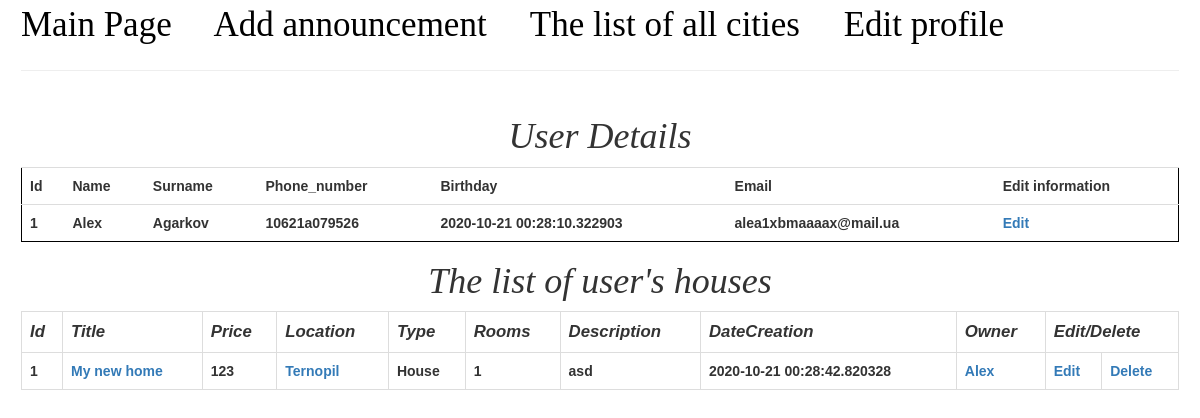
The page /user/1 on the database as committed earlier.
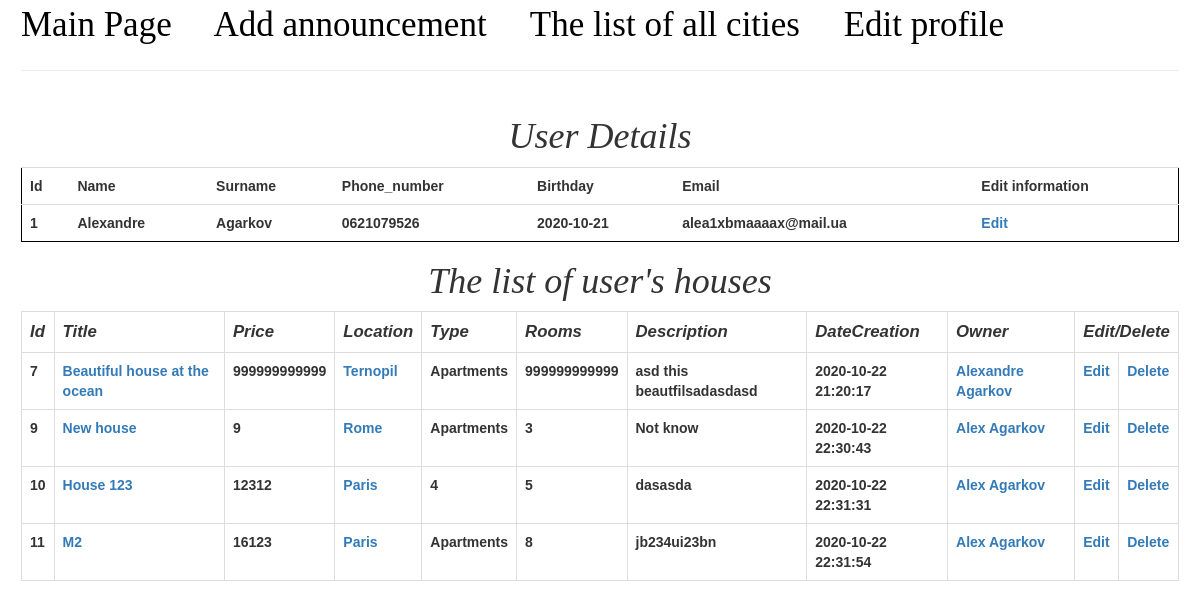
The same page on the database as committed later.
### models.py (models this page shows, shortened)
class Client(db.Model):
    __table_args__ = {'extend_existing': True}
    id = db.Column(db.INTEGER, primary_key=True)
    name = db.Column(db.String(50), nullable=False)
    surname = db.Column(db.String(50), nullable=False)
    phone_number = db.Column(db.String(5), nullable=False, unique=False)
    birthday = db.Column(db.String(11),nullable=False)
    email = db.Column(db.String, nullable=False, unique=False)
    password = db.Column(db.INTEGER, nullable=False)

class House(db.Model):
    __table_args__ = {'extend_existing': True}
    id = db.Column(db.INTEGER, primary_key=True)
    title = db.Column(db.String(50), nullable=False)
    location = db.Column(db.String(50), nullable=False)
    type = db.Column(db.String(50), nullable=False)
    rooms = db.Column(db.INTEGER, nullable=False)
    price = db.Column(db.INTEGER, nullable=False)
    description = db.Column(db.Text, nullable=False)
    author = db.Column(db.String, nullable=False)
    author_id = db.Column(db.INTEGER, nullable=False)
    dateCreation = db.Column(db.DateTime, nullable=False, default=sqlalchemy.sql.func.now() )

### app.py (the view)
@app.route('/user/<int:id>', methods=['GET'])
def infoUser(id):
    user = models.getUserByid(id)
    houses = models.getHouseByUser(id)
    return render_template('userDetails.html', user=user, houses=houses, user_id=current_user_id)

### models.py (called while the page is built)
def getUserByid(id):
    return Client.query.get(id)

def getHouseByUser(userId):
    return House.query.filter(House.author_id == userId).all()

### templates/userDetails.html (shortened to what this page needs)
{% extends 'base.html' %}
{% block body %}
    <h1>User Details</h1>
    <table class="table table-hover">
        <tr class="header">
            <th>Id</th>
            <th>Name</th>
            <th>Surname</th>
            <th>Phone_number</th>
            <th>Birthday</th>
            <th>Email</th>
            {% if user.id == user_id %}
                <th>Edit information</th>
            {% endif %}
        </tr>
        <tr>
            <th>{{ user.id }}</th>
            <th>{{ user.name }}</th>
            <th>{{ user.surname }}</th>
            <th>{{ user.phone_number }}</th>
            <th>{{ user.birthday }}</th>
            <th>{{ user.email }}</th>
            {% if user.id == user_id %}
                <th><a href="/user/edit/{{ user.id }}">Edit</a></th>
            {% endif %}
        </tr>
    </table>
    <h1>The list of user's houses</h1>
    {% include 'template_table_house.html' %}
{% endblock %}

### templates/base.html (shortened to what this page needs)
<!DOCTYPE html>
<html lang="en">
<head>
    <link rel="stylesheet" type="text/css" href="{{ url_for('static', filename='../static/css/main.css') }}">
    <link rel="stylesheet" href="https://maxcdn.bootstrapcdn.com/bootstrap/3.4.1/css/bootstrap.min.css">
</head>
<body>
<div class="fullBody">
<div class="menu">
    <a href="/">Main Page</a>
    <a href="/add/announcement">Add announcement</a>
    <a href="/search/cities">The list of all cities</a>
    <a href="/user/edit/{{user_id}}">Edit profile</a>
    <hr>
</div>
{% block body %}
{% endblock %}
</div>
</body>
</html>

### templates/template_table_house.html
<table class="table table-hover table-bordered">
    <tr class="headers">
        <th>Id</th>
        <th>Title</th>
        <th>Price</th>
        <th>Location</th>
        <th>Type</th>
        <th>Rooms</th>
        <th>Description</th>
        <th>DateCreation</th>
        <th>Owner</th>
        <th colspan="2">Edit/Delete</th>
    </tr>
    {% for house in houses %}
        <tr>
            <th>{{ house.id }}</th>
            <th><a href="/house/{{ house.id }}">{{ house.title }}</a></th>
            <th>{{ house.price }}</th>
            <th><a href="/search/city/{{ house.location }}">{{ house.location }}</a></th>
            <th>{{ house.type }}</th>
            <th>{{ house.rooms }}</th>
            <th>{{ house.description }}</th>
            <th>{{ house.dateCreation }}</th>
            <th><a href="/user/{{ house.author_id }}">{{ house.author }}</a></th>
            {% if house.author_id == user_id %}
                <th><a href="/house/edit/{{ house.id }}">Edit</a></th>
                <th><a href="/house/delete/{{ house.id }}">Delete</a></th>
            {% else %}
                <th colspan="2">Not permitted</th>
            {% endif %}
        </tr>
    {% endfor %}
</table>

### static/css/main.css (style rules this page uses)
.fullBody { font-family: Times New Roman; margin-left: 1.5em; margin-right: 1.5em; }
table { border: black 1px solid; font-family: "Trebuchet MS", Arial, Helvetica, sans-serif; width: 100%; }
h1 { text-align: center; font-style: italic; color: cornflowerblue; }
.menu { display: inline-block; font-size: 2.5em; width: 100%; }
.menu a { margin-right: 1em; color: black; }
.headers { font-style: italic; font-size: 1.2em; }

Rows that differ between the two databases and show on the page:
removed House: id "1", title "My new home", price "123", location "Ternopil", type "House", rooms "1", description "asd", dateCreation "2020-10-21 00:28:42.820328", author "Alex"
changed Client "Agarkov": name "Alex" → "Alexandre"; phone_number "10621a079526" → "0621079526"; birthday "2020-10-21 00:28:10.322903" → "2020-10-21"
added House: id "7", title "Beautiful house at the ocean", price "999999999999", location "Ternopil", type "Apartments", rooms "999999999999", description "asd this beautfilsadasdasd", dateCreation "2020-10-22 21:20:17", author "Alexandre Agarkov"
added House: id "9", title "New house", price "9", location "Rome", type "Apartments", rooms "3", description "Not know", dateCreation "2020-10-22 22:30:43", author "Alex Agarkov"
added House: id "10", title "House 123", price "12312", location "Paris", type "4", rooms "5", description "dasasda", dateCreation "2020-10-22 22:31:31", author "Alex Agarkov"
added House: id "11", title "M2", price "16123", location "Paris", type "Apartments", rooms "8", description "jb234ui23bn", dateCreation "2020-10-22 22:31:54", author "Alex Agarkov"
